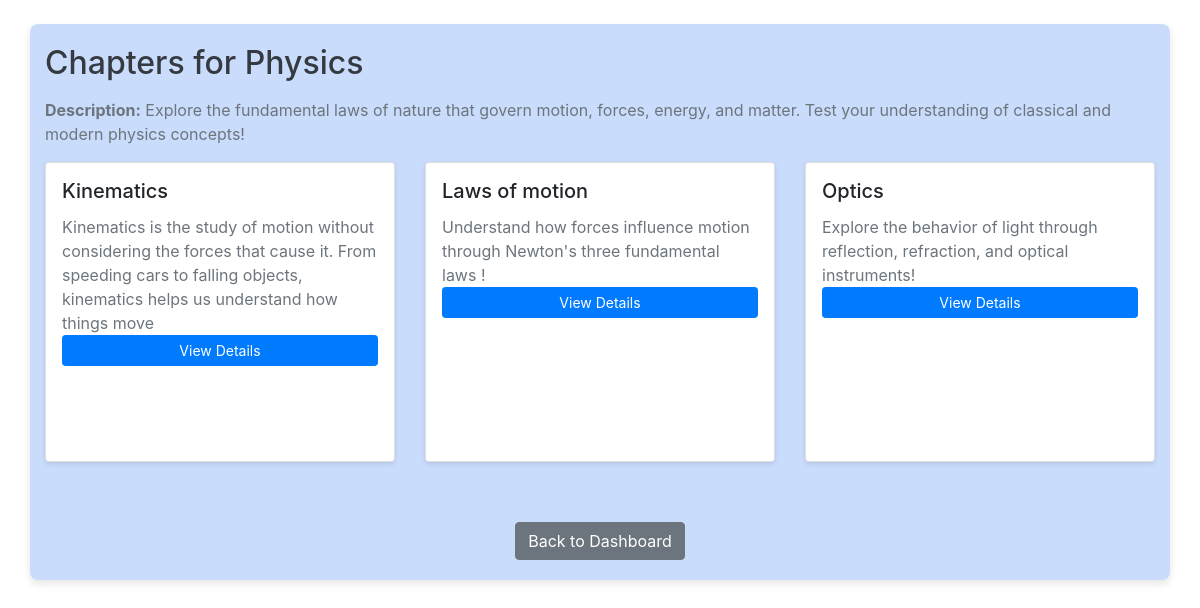
Screenshot of /subject/1/chapters with the database file from the repository.
### app.py (models this page shows)
class Subject(db.Model):
    id = db.Column(db.Integer, primary_key=True)
    name = db.Column(db.String(120), nullable=False)
    description = db.Column(db.Text)

class Chapter(db.Model):
    id = db.Column(db.Integer, primary_key=True)
    name = db.Column(db.String(120), nullable=False)
    description = db.Column(db.Text)
    subject_id = db.Column(db.Integer, db.ForeignKey('subject.id'), nullable=False)

### app.py (the view)
@app.route('/subject/<int:subject_id>/chapters')
def view_chapters(subject_id):
    subject = Subject.query.get_or_404(subject_id)  # Use get_or_404 for better error handling
    chapters = Chapter.query.filter_by(subject_id=subject_id).all()
    return render_template('chapters.html', subject=subject, chapters=chapters)

### templates/chapters.html (shortened to what this page needs)
{% extends "base.html" %}
{% block body %}
<div class="container mt-4">
    <div class="row">
        {% if subject %}
            <div class="col-12">
                <h2 class="mb-3">Chapters for {{ subject.name }}</h2>
                <p class="text-muted"><strong>Description:</strong> {{ subject.description }}</p>
            </div>
        {% endif %}
    </div>
    <div class="row">
        {% if chapters %}
            {% for chapter in chapters %}
            <div class="col-md-4 mb-4">
                <div class="card subject-card p-3">
                    <h5 class="card-title">{{ chapter.name }}</h5>
                    <p class="text-muted mb-0">{{ chapter.description }}</p>
                    <a href="{{ url_for('view_chapter_details', chapter_id=chapter.id) }}" class="btn btn-primary btn-sm">
                        View Details
                    </a>
                </div>
            </div>
            {% endfor %}
        {% else %}
            <div class="col-12">
                <p class="alert alert-warning">No chapters available for this subject.</p>
            </div>
        {% endif %}
    </div>
    <div class="container-fluid text-center">
        <a href="{{ url_for('user_dashboard') }}" class="btn btn-secondary mt-3">Back to Dashboard</a>
    </div>
</div>
{% endblock %}

### templates/base.html (shortened to what this page needs)
<!DOCTYPE html>
<html lang="en">
<head>
    <link rel="stylesheet" href="{{ url_for('static', filename='css/main.css') }}">
    <link href="https://stackpath.bootstrapcdn.com/bootstrap/4.5.2/css/bootstrap.min.css" rel="stylesheet">
</head>
<body>
    {% block body %}{% endblock %}
</body>
</html>

### static/css/main.css (style rules this page uses)
body { font-family: 'Arial', sans-serif; background-image: url(https://preview.colorkit.co/color/1a1f33.png?static=true); background-size: cover; margin: 0; padding: 0; }
.container { max-width: 900px; margin: 40px auto; background-color: #CADCFC; padding: 20px; border-radius: 8px; box-shadow: 0 4px 8px rgba(0, 0, 0, 0.1); }
h2, h4 { color: #343a40; }
.btn { border-radius: 50px; padding: 8px 15px; }
.btn-primary { background-color: #007bff; border: none; }
.card { border-radius: 10px; box-shadow: 0 2px 5px rgba(0, 0, 0, 0.1); margin-bottom: 20px; overflow: hidden; }
.subject-card { transition: all 0.3s ease-in-out; background-color: white; border-radius: 10px; box-shadow: 0px 2px 5px rgba(0, 0, 0, 0.1); height: 300px; overflow: hidden; display: flex; flex-direction: column; }

### rows the page displays
Subject: name "Physics", description "Explore the fundamental laws of nature that govern motion, forces, energy, and matter. Test your understanding of classical and modern physics concepts!"
Chapter: name "Kinematics", description "Kinematics is the study of motion without considering the forces that cause it. From speeding cars to falling objects, kinematics helps us understand how things move"
Chapter: name "Laws of motion", description "Understand how forces influence motion through Newton's three fundamental laws !"
Chapter: name "Optics", description "Explore the behavior of light through reflection, refraction, and optical instruments!"
